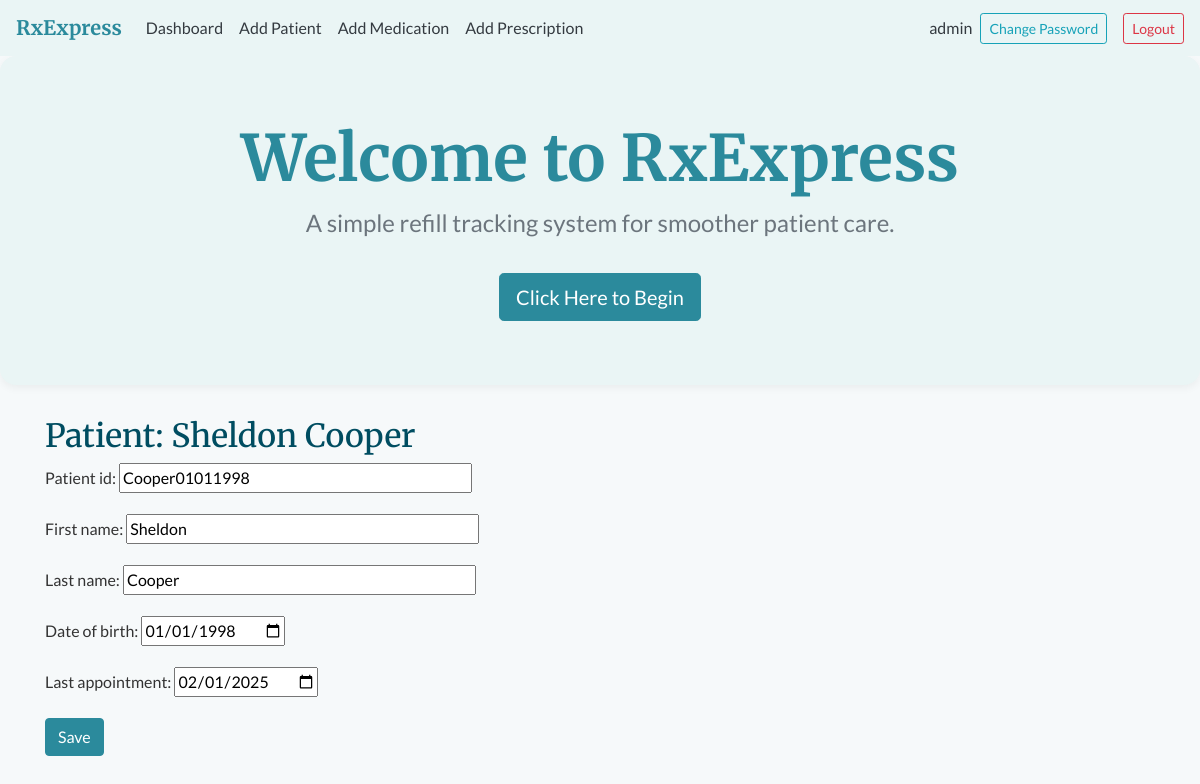
Page /patients/12/ (signed in) on the committed database.
### rxexpress/models.py (models this page shows, shortened)
class Patient(models.Model):
    patient_id = models.CharField(max_length=50, unique=True, null=True, blank=True)
    first_name = models.CharField(max_length=50)
    last_name = models.CharField(max_length=50)
    date_of_birth = models.DateField(null=True, blank=True)
    last_appointment = models.DateField(null=True, blank=True)
    last_fill_date = models.DateField(null=True, blank=True)

### rxexpress/views.py (the view)
# urls.py: path('patients/<int:pk>/', views.patient_detail_view, name='patient_detail'),
@login_required
def patient_detail_view(request, pk):
    patient = get_object_or_404(Patient, pk=pk)
    prescriptions = patient.prescriptions.select_related('medication')
    if request.method == 'POST':
        form = PatientForm(request.POST, instance=patient)
        if form.is_valid():
            form.save()
            return redirect('patient_detail', pk=patient.pk)
    else:
        form = PatientForm(instance=patient)
    return render(request, 'patient_detail.html', {'patient': patient, 'form': form, 'prescriptions': prescriptions})

### rxexpress/forms.py
class PatientForm(forms.ModelForm):
    class Meta:
        model = Patient
        fields = ['patient_id', 'first_name', 'last_name', 'date_of_birth', 'last_appointment']
        widgets = {
            'patient_id': forms.TextInput(attrs={'placeholder': 'Last Name + DOB(MMDDYYYY)', 'size': 40}),
            'first_name': forms.TextInput(attrs={'placeholder': 'Enter first name', 'size': 40}),
            'last_name': forms.TextInput(attrs={'placeholder': 'Enter last name', 'size': 40}),
            'date_of_birth': forms.TextInput(attrs={'placeholder': 'MM/DD/YYYY', 'type': 'date'}),
            'last_appointment': forms.TextInput(attrs={'placeholder': 'MM/DD/YYYY', 'type': 'date'})
        }

### rxexpress/templates/patient_detail.html (shortened to what this page needs)
{% extends "index.html" %}
{% block content %}
<div class="container mt-4">
  <h2>Patient: {{ patient.first_name }} {{ patient.last_name }}</h2>
  <form method="post">
    {{ form.as_p }}
    <button class="btn btn-primary" type="submit">Save</button>
  </form>
</div>
{% endblock %}

### rxexpress/templates/index.html (shortened to what this page needs)
<!DOCTYPE html>
<html lang="en">
<head>
        <link rel="stylesheet" href="https://cdn.jsdelivr.net/npm/bootstrap@4.6.2/dist/css/bootstrap.min.css">
    </head>
<body>
<nav class="navbar navbar-expand-lg navbar-light" style="background-color: var(--secondary); box-shadow: none !important;">
    <a class="navbar-brand font-weight-bold" href="/" style="color: var(--primary);">
        RxExpress
    </a>
    <div class="collapse navbar-collapse">
        <ul class="navbar-nav mr-auto">
            <li class="nav-item"><a class="nav-link text-dark" href="/dashboard/">Dashboard</a></li>
            <li class="nav-item"><a class="nav-link text-dark" href="/add-patient/">Add Patient</a></li>
            <li class="nav-item"><a class="nav-link text-dark" href="/add-medication/">Add Medication</a></li>
            <li class="nav-item"><a class="nav-link text-dark" href="/add-prescription/">Add Prescription</a></li>
        </ul>
        <ul class="navbar-nav ml-auto align-items-center">
            {% if user.is_authenticated %}
                <li class="nav-item">
                    <span class="nav-link text-dark">{{ user.username}}</span>
                </li>
                <li class="nav-item">
                    <a class="btn btn-outline-info btn-sm mr-2" href="{% url 'password_change' %}">
                        Change Password
                        </a>
                </li>
                <li class="nav-item">
                    <form method='post' action="{% url 'logout' %}" style="display: inline;">
                        <button type="submit" class="btn btn-outline-danger btn-sm ml-2">Logout</button>
                    </form>
                </li>
            {% endif %}
        </ul>
    </div>
</nav>
<div class="jumbotron full-width-jumbotron text-center" style="background-color: var(--secondary); border-radius: 1rem; box-shadow: 0 3px 8px rgba(0,0,0,0.05)">
        <h1 class="display-4" style="color: var(--primary);">Welcome to RxExpress</h1>
        <p class="lead text-muted">A simple refill tracking system for smoother patient care.</p>
        {% if user.is_authenticated %}
        <a class="btn btn-primary btn-lg mt-3" href="{% url 'dashboard' %}" role="button">Click Here to Begin</a>
        {% endif %}
    </div>
    {% block content %}{% endblock %}
</body>
</html>

### rxexpress/templates/index.html (style rules this page uses)
body { font-family: 'Lato', sans-serif; background-color: #f6f9fa; color: #333; }
h1, h2, h3, .navbar-brand { font-family: 'Merriweather', serif; color: #004d61; }
:root { --primary: #2b8a9c; --secondary: #eaf5f5; --accent: #88c9bf; --text-dark: #333; --text-muted: #6c757d; }
.btn-primary { background-color: var(--primary); border-color: var(--primary); }
.full-width-jumbotron h1 { font-size: 4rem; font-weight: 700; }
.full-width-jumbotron .lead { font-size: 1.5rem; font-weight: 400; }
.full-width-jumbotron p { font-size: 2.1rem; }

### rows in the picture
Patient: first_name "Sheldon", last_name "Cooper", patient_id "Cooper01011998", date_of_birth "01/01/1998", last_appointment "02/01/2025"

### other values in the picture
{{ user.username }} "admin"
